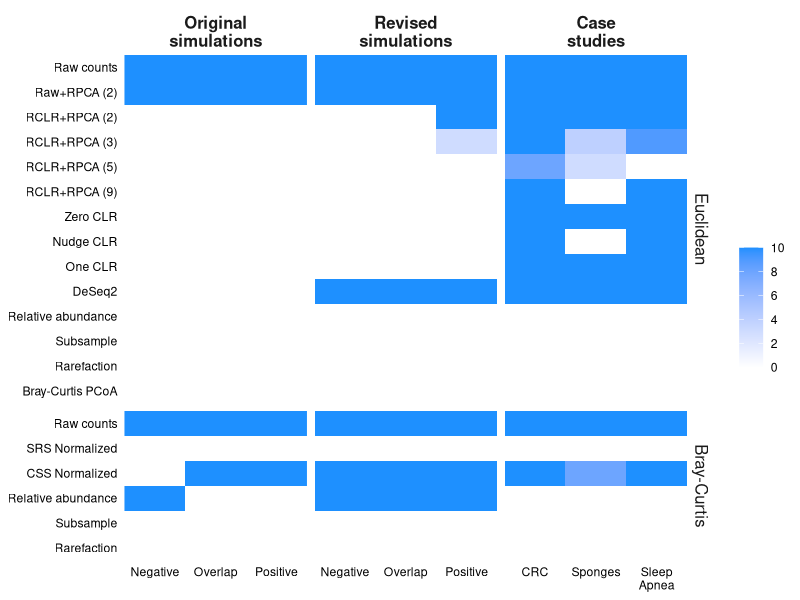
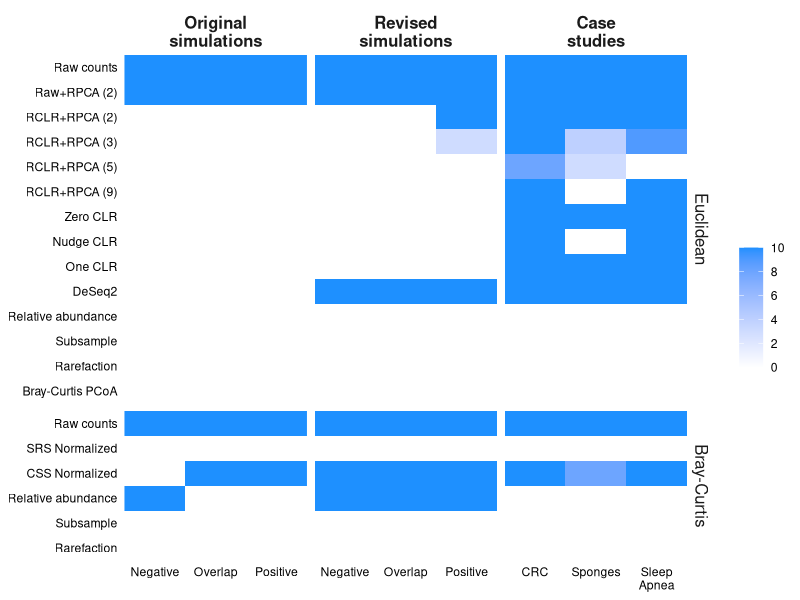

Recreate these plots in R, in order.
library(tidyverse)

# NOTE: We don't really care about the treatment effect in this simulation. It's
# p-value will be inflated since we're artificially duplicating every sample.
# This will make each treatment look more similar to itself than it really is,
# which will reduce the intra-treatment variation increasing the F statistic
# and decreasing the p-value for the treatment effect.

pretty_processes <- c(
  "raw" = "Raw counts",
  "srs" = "SRS Normalized",
  "css" = "CSS Normalized",

  "optspace" = "Raw+RPCA (2)",
  "gemelli_2" = "RCLR+RPCA (2)",
  "gemelli_3" = "RCLR+RPCA (3)",
  "gemelli_5" = "RCLR+RPCA (5)",
  "gemelli_9" = "RCLR+RPCA (9)",

  "zclr" = "Zero CLR",
  "nclr" = "Nudge CLR",
  "oclr" = "One CLR",
  "deseq2" = "DeSeq2",
  "relabund" = "Relative abundance",
  "sub" = "Subsample",
  "rare" = "Rarefaction",
  "bray_pcoa" = "Bray-Curtis PCoA"
)

pretty_distances <- c(
  euclidean = "Euclidean",
  bray = "Bray-Curtis"
)

pretty_datasets <- c(
  crc = "CRC",
  sponges = "Sponges", 
  sleep_apnea = "Sleep\nApnea",
  negative = "Negative",
  overlap = "Overlap",
  positive = "Positive"
)

pretty_experiments <- c(
  original = "Original\nsimulations",
  revised = "Revised\nsimulations",
  case_study = "Case\nstudies"
)


read_tsv("data/pooled_data/permanova_size.tsv") %>%
#  filter(rep == 1) %>%
  filter(effect == "size" & process != "gemelli_auto") %>% 
  select(dataset, rep, process, distance, p_value) %>%
  summarize(n_sig = sum(p_value < 0.05), .by = c(dataset, process, distance)) %>%
  mutate(
    experiment = case_when(dataset %in% c("negative", "positive", "overlap") ~ "original",
                           dataset %in% c("crc", "sleep_apnea", "sponges") ~ "case_study",
                           TRUE ~ "revised"),
    experiment = factor(experiment,
                      levels = names(pretty_experiments),
                      labels = pretty_experiments),
    distance = factor(distance,
                      levels = names(pretty_distances),
                      labels = pretty_distances),
    dataset = str_replace(dataset, "_pds", ""),
    dataset = factor(dataset,
                      levels = names(pretty_datasets),
                      labels = pretty_datasets),
    process = factor(process,
                    levels = rev(names(pretty_processes)),
                    labels = rev(pretty_processes))
  ) %>%
  ggplot(aes(y = process, x = dataset, fill = n_sig)) +
  geom_tile() +
  facet_grid(distance~ experiment, scales = "free", space = "free_y") +
  scale_fill_gradient(
    low = "white", high = "dodgerblue",
    n.breaks = 6
  ) +

  labs(x = NULL, y = NULL, fill = NULL) +
  coord_cartesian(expand = FALSE) +
  theme_classic() +
  theme(
    axis.line = element_blank(),
    axis.ticks = element_blank(),
    axis.text = element_text(color = "black"),
    strip.background = element_rect(color = NA),
    strip.text = element_text(size = 12),
    strip.text.x = element_text(face = "bold")
  )


ggsave('figures/heatmap_depth_sig.png', width = 8, height = 5)
